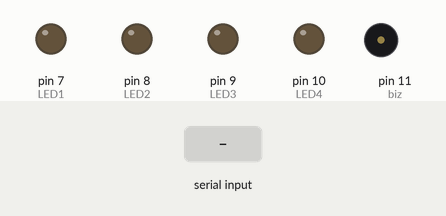
This sketch was run on a simulated Arduino Uno, built with avr-gcc and run on an emulated ATmega328P. Parts: output pins drawn as LEDs (lit = HIGH), buzzer (waves = sounding). The inputs (shaded band) are chosen by the test bench.

Above: at 1.2 s.
1.3 s: "1" received over the second serial link
At 1.7 s:
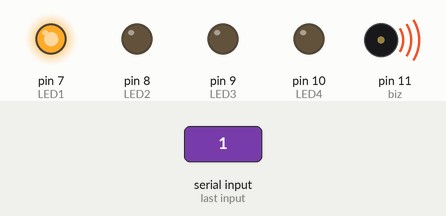
3.3 s: "2" received over the second serial link
At 3.7 s:
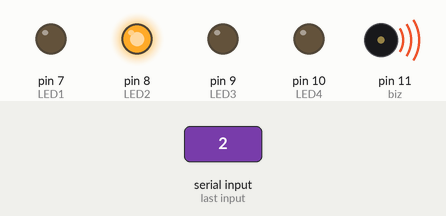
5.3 s: "3" received over the second serial link
At 5.7 s:
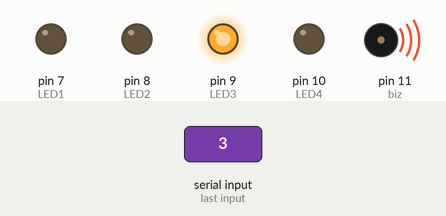
7.3 s: "4" received over the second serial link
At 7.7 s:
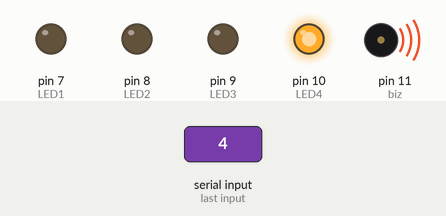
Timing chart, 0 to 10.3 s (numbered marks = the images above; inputs shaded):
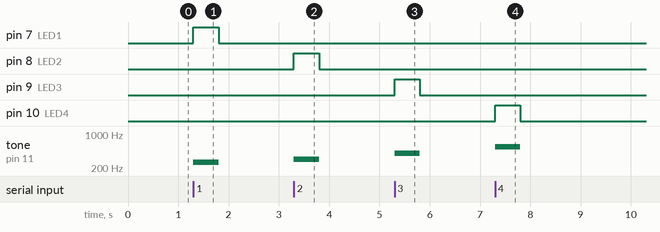

The sketch:

sketch_may16a.ino
```cpp
#include <SoftwareSerial.h>
SoftwareSerial myserial (5,6);

int LED1 = 7;
int LED2 = 8;
int LED3 = 9;
int LED4 = 10;
int biz = 11;

void setup(){
myserial.begin(9600);
pinMode(LED1,OUTPUT);
pinMode(LED2,OUTPUT);
pinMode(LED3,OUTPUT);
pinMode(LED4,OUTPUT);
pinMode(biz,OUTPUT);
}
void loop(){
if(myserial.available()){
char x=myserial.read();
if( x=='1'){
   tone(biz,262,500);
   digitalWrite(LED1,HIGH);
   delay(500);
   digitalWrite(LED1,LOW);

   }

if (x=='2'){
   tone(biz,300,500);
   digitalWrite(LED2,HIGH);
   delay(500);
   digitalWrite(LED2,LOW);

}

if (x=='3'){
    tone(biz,400,500);
    digitalWrite(LED3,HIGH);
    delay(500);
    digitalWrite(LED3,LOW);

}
if (x=='4'){
    tone(biz,550,500);
    digitalWrite(LED4,HIGH);
    delay(500);
    digitalWrite(LED4,LOW);

    }
}
}
```

Measured:
- after the input at 1.3 s, pin 7 (LED1): LOW → HIGH at once, → LOW 0.50 s later; tone on pin 11 (biz): silent → 262 Hz at once, → silent 0.50 s later
- after the input at 3.3 s, pin 8 (LED2): LOW → HIGH at once, → LOW 0.50 s later; tone on pin 11 (biz): silent → 300 Hz at once, → silent 0.50 s later
- after the input at 5.3 s, pin 9 (LED3): LOW → HIGH at once, → LOW 0.50 s later; tone on pin 11 (biz): silent → 400 Hz at once, → silent 0.50 s later
- after the input at 7.3 s, pin 10 (LED4): LOW → HIGH at once, → LOW 0.50 s later; tone on pin 11 (biz): silent → 550 Hz at once, → silent 0.50 s later
